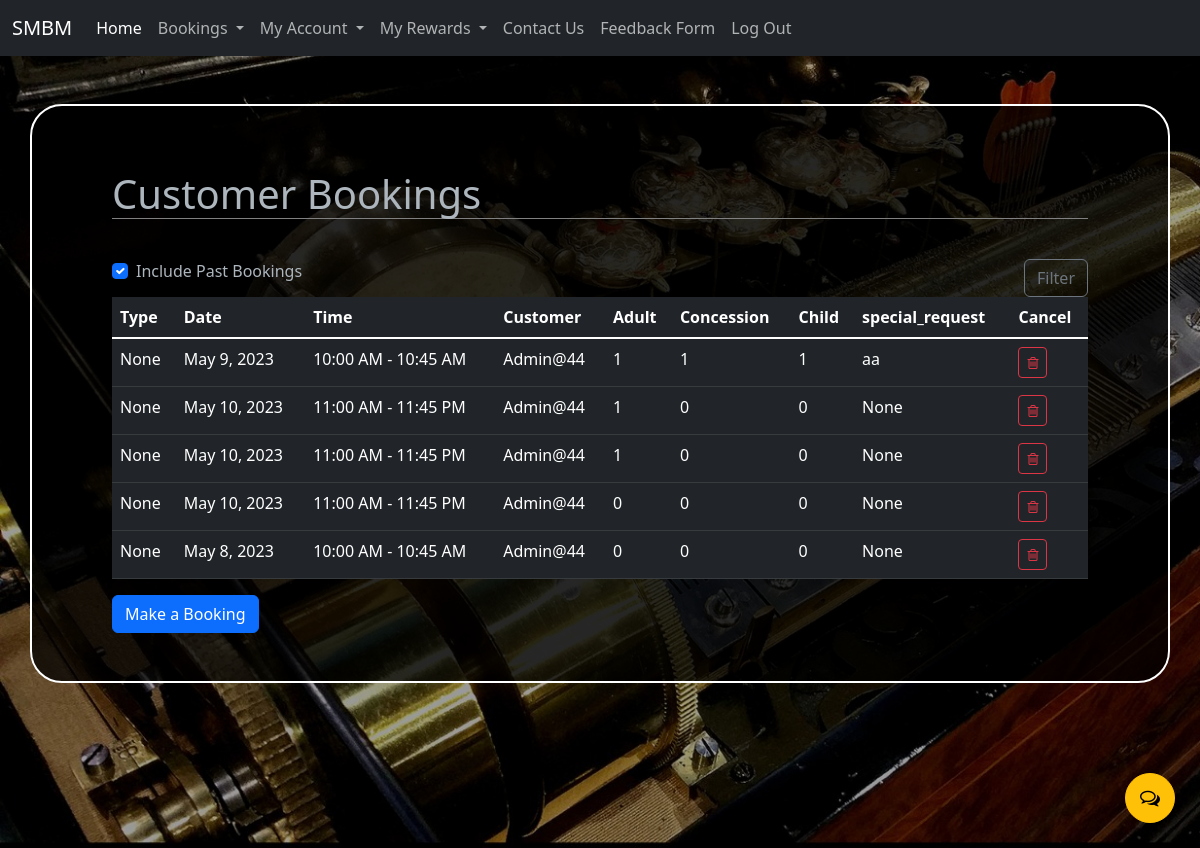
The page /managebooking/ (signed in) on the database its author committed.
### SMBM_APP/models.py (models this page shows)
class Booking(models.Model):
    type = models.CharField(max_length=20,null=True)
    date = models.DateField(auto_now=False, auto_now_add=False)
    time = models.CharField(max_length=200)
    adult = models.IntegerField()
    concession = models.IntegerField()
    child = models.IntegerField()
    special_request = models.CharField(max_length=300,null=True,blank=True)
    user_id = models.ForeignKey(User,on_delete=models.CASCADE)
    rewards_id = models.ManyToManyField(Rewards,null=True,default=None,blank=True)
    slot_id = models.ForeignKey(Slot,on_delete=models.CASCADE)

### SMBM_APP/views01.py (the view)
# urls.py: path('managebooking/',views01.managebooking,name='managebooking'),
def managebooking(request):
    context = {'data':Booking.objects.all()}
    return render(request,'booking/managebooking.html',context)

### templates/booking/managebooking.html (shortened to what this page needs)
{% extends 'main.html' %}{% load static %}
{% block another_css %}
<link rel= "stylesheet" type= "text/css" href= "{% static 'css/sales.css' %}">
{% endblock another_css %}
{% block context %}
<main>
    <div class="p-5 container bg-black bg-opacity-75 border border-white border-2 rounded-5 overflow-scroll hidescroll my-sm-5"
        id="contentbk">
<h1 class="mainheader">Customer Bookings</h1>
<div class="form-check d-inline-block">
<input class="form-check-input" type="checkbox" id="includepast" checked>
<label class="form-check-label" for="includepast">Include Past Bookings</label>
</div>
<button class="btn btn-outline-secondary float-end" type="button"
data-bs-toggle="collapse" data-bs-target="#filters" aria-expanded="false" aria-controls="filters">
Filter
</button>
<table class="table  table-dark table-hover" >
<thead>
<tr>
    <th>Type</th>
    <th>Date</th>
    <th>Time</th>
    <th>Customer</th>
    <th>Adult</th>
    <th>Concession</th>
    <th>Child</th>
    <th>special_request</th>
    <th>Cancel</th>
</tr>
</thead>
<tbody class="table-group-divider">
    {% for bookings in data %}
    <tr >
        <td>{{bookings.type}}</td>
        <td>{{bookings.date}}</td>
        <td>{{bookings.time}}</td>
        <td>{{user.username}}</td>
        <td>{{bookings.adult}}</td>
        <td>{{bookings.concession}}</td>
        <td>{{bookings.child}}</td>
        <td>{{bookings.special_request}}</td>
        <td>
            <button class="btn btn-outline-danger btn-sm delete"
                    data-link="/bookings/staff2/134">
                <i class="fa fa-trash-o"></i>
            </button>
        </td>
    </tr>
    {% endfor %}
</tbody>
</table>
<a href="{% url 'cusgbooking2' %}" role="button" class="btn btn-primary">Make a Booking</a>
</div>
</main>
</body>
</html>
{% endblock context %}

### static/css/main.css (style rules this page uses)
body { background-image: url("../img/background.jpeg"); background-size: cover; background-attachment: fixed; height: 100vh; }
main { height: calc(100% - 3.5rem); }
@media (min-width: 992px) { #contentbk { padding-left: 5rem !important; padding-right: 5rem !important; } }

### static/css/sales.css (style rules this page uses)
.mainheader { margin-top: 0.4em; border-bottom: 1px solid grey; margin-bottom: 1em; }

### rows shown on the page
Booking: type "None", date "May 9, 2023", time "10:00 AM - 10:45 AM", adult "1", concession "1", child "1", special_request "aa"
Booking: type "None", date "May 10, 2023", time "11:00 AM - 11:45 PM", adult "1", concession "0", child "0", special_request "None"
Booking: type "None", date "May 10, 2023", time "11:00 AM - 11:45 PM", adult "1", concession "0", child "0", special_request "None"
Booking: type "None", date "May 10, 2023", time "11:00 AM - 11:45 PM", adult "0", concession "0", child "0", special_request "None"
Booking: type "None", date "May 8, 2023", time "10:00 AM - 10:45 AM", adult "0", concession "0", child "0", special_request "None"

### other values the page prints
{{ user.username }} "Admin@44"
